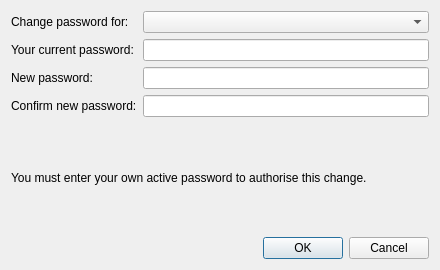
<?xml version="1.0" encoding="UTF-8"?>
<ui version="4.0">
 <class>ChangePasswordDialog</class>
 <widget class="QDialog" name="ChangePasswordDialog">
  <property name="geometry">
   <rect>
    <x>0</x>
    <y>0</y>
    <width>440</width>
    <height>270</height>
   </rect>
  </property>
  <property name="windowTitle">
   <string>Change Password</string>
  </property>
  <layout class="QVBoxLayout" name="verticalLayout">
   <item>
    <layout class="QFormLayout" name="formLayout">
     <item row="0" column="0">
      <widget class="QLabel" name="targetLabel">
       <property name="text">
        <string>Change password for:</string>
       </property>
      </widget>
     </item>
     <item row="0" column="1">
      <widget class="QComboBox" name="targetCombo"/>
     </item>
     <item row="1" column="0">
      <widget class="QLabel" name="currentLabel">
       <property name="text">
        <string>Your current password:</string>
       </property>
      </widget>
     </item>
     <item row="1" column="1">
      <widget class="QLineEdit" name="currentPasswordEdit"/>
     </item>
     <item row="2" column="0">
      <widget class="QLabel" name="newLabel">
       <property name="text">
        <string>New password:</string>
       </property>
      </widget>
     </item>
     <item row="2" column="1">
      <widget class="QLineEdit" name="newPasswordEdit"/>
     </item>
     <item row="3" column="0">
      <widget class="QLabel" name="confirmLabel">
       <property name="text">
        <string>Confirm new password:</string>
       </property>
      </widget>
     </item>
     <item row="3" column="1">
      <widget class="QLineEdit" name="confirmPasswordEdit"/>
     </item>
    </layout>
   </item>
   <item>
    <widget class="QLabel" name="hintLabel">
     <property name="text">
      <string>You must enter your own active password to authorise this change.</string>
     </property>
     <property name="wordWrap">
      <bool>true</bool>
     </property>
    </widget>
   </item>
   <item>
    <widget class="QDialogButtonBox" name="buttonBox">
     <property name="standardButtons">
      <set>QDialogButtonBox::Cancel|QDialogButtonBox::Ok</set>
     </property>
    </widget>
   </item>
  </layout>
 </widget>
 <resources/>
 <connections/>
</ui>
